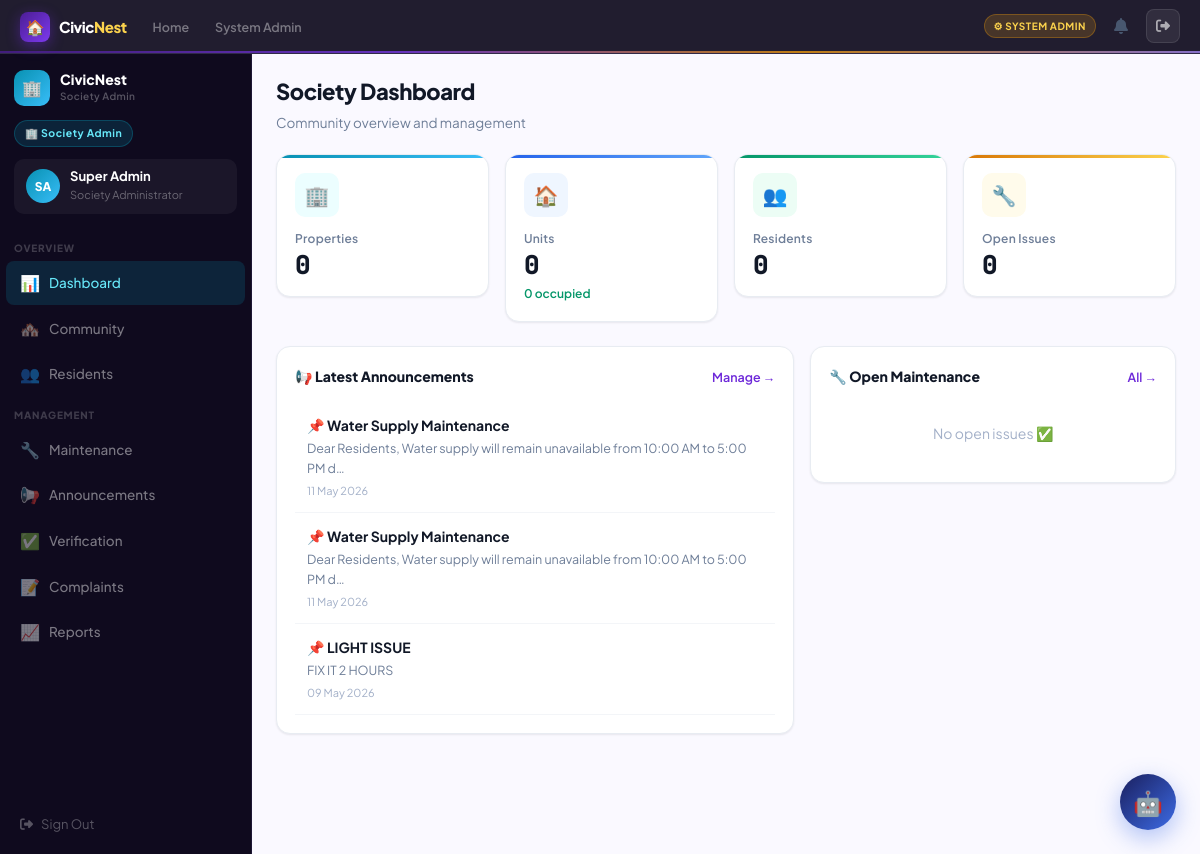
/society-admin/ (signed in), run on the app's committed database.
### accounts/models.py (models this page shows, shortened)
class User(AbstractUser):
    ROLE_CHOICES = [
        ('admin','Platform Admin'),
        ('owner','Property Owner'),
        ('tenant','Tenant'),
        ('society_admin','Society Admin'),
    ]
    role = models.CharField(max_length=20, choices=ROLE_CHOICES, default='tenant')
    phone = models.CharField(max_length=15, blank=True)
    avatar_initials = models.CharField(max_length=3, blank=True)
    profile_photo = models.ImageField(upload_to='avatars/', blank=True, null=True)

### core/models.py (models this page shows, shortened)
class Announcement(models.Model):
    AUDIENCE_CHOICES = [('all','All Users'),('tenants','Tenants Only'),('owners','Owners Only'),('property','Specific Property')]
    title = models.CharField(max_length=200)
    message = models.TextField()
    audience = models.CharField(max_length=20, choices=AUDIENCE_CHOICES, default='all')
    property = models.ForeignKey(Property, null=True, blank=True, on_delete=models.SET_NULL)
    created_by = models.ForeignKey(User, on_delete=models.CASCADE, related_name='announcements')
    is_pinned = models.BooleanField(default=False)
    created_at = models.DateTimeField(auto_now_add=True)

### core/views.py (the view)
# urls.py: path('society-admin/', views.sa_dash, name='sa_dash'),
@role_required("society_admin")
def sa_dash(request):
    props = Property.objects.filter(society_admin=request.user)
    units = Unit.objects.filter(property__in=props)
    leases = Lease.objects.filter(unit__property__in=props, status="active")
    maint = MaintenanceRequest.objects.filter(unit__property__in=props)
    open_maint = maint.filter(status__in=["open","assigned","in_progress"])
    announcements = Announcement.objects.filter(Q(audience="all")|Q(property__in=props)).order_by("-created_at")[:5]
    recent_complaints = Complaint.objects.filter(unit__property__in=props).order_by("-created_at")[:5]
    open_complaints = Complaint.objects.filter(unit__property__in=props, status__in=["open","under_review"]).count()
    return render(request, "society_admin/dashboard.html", {
        "props": props, "total_units": units.count(), "occupied": units.filter(is_occupied=True).count(),
        "active_tenants": leases.count(), "open_maint": open_maint.count(),
        "announcements": announcements, "open_maint_list": open_maint[:5],
        "recent_complaints": recent_complaints, "open_complaints": open_complaints,
    })

### core/views.py (called while the page is built)
def role_required(*roles):
    def decorator(view):
        @functools.wraps(view)
        def wrapper(request, *args, **kwargs):
            if not request.user.is_authenticated:
                return redirect("/accounts/login/")
            if request.user.is_staff or request.user.is_superuser:
                return view(request, *args, **kwargs)
            if request.user.role not in roles:
                messages.error(request, "Access denied.")
                return redirect("/")
            return view(request, *args, **kwargs)
        return wrapper
    return decorator

### templates/society_admin/dashboard.html (shortened to what this page needs)
{% extends "base.html" %}
{% block content %}
<div class="shell">
  {% with active="dash" %}{% include "partials/sidebar_sa.html" %}{% endwith %}
  <div class="main"><div class="panel fade-up">
    <div class="pg-intro"><h2>Society Dashboard</h2><p>Community overview and management</p></div>
    <div class="row g-3 row-cols-2 row-cols-xl-4 mb-4">
      <div class="col"><div class="sc c-cyan"><div class="sc-icon" style="background:var(--cyan-l);font-size:20px;">🏢</div><div class="sc-lbl">Properties</div><div class="sc-val">{{ props|length }}</div></div></div>
      <div class="col"><div class="sc c-blue"><div class="sc-icon" style="background:var(--blue-l);font-size:20px;">🏠</div><div class="sc-lbl">Units</div><div class="sc-val">{{ total_units }}</div><div class="sc-trend t-up">{{ occupied }} occupied</div></div></div>
      <div class="col"><div class="sc c-green"><div class="sc-icon" style="background:var(--green-l);font-size:20px;">👥</div><div class="sc-lbl">Residents</div><div class="sc-val">{{ active_tenants }}</div></div></div>
      <div class="col"><div class="sc c-amber"><div class="sc-icon" style="background:var(--a50);font-size:20px;">🔧</div><div class="sc-lbl">Open Issues</div><div class="sc-val">{{ open_maint }}</div></div></div>
    </div>
    <div class="row g-3">
      <div class="col-lg-7"><div class="card"><div class="cd-hd"><span class="cd-title">📢 Latest Announcements</span><a href="/society-admin/announcements/" class="cd-action">Manage →</a></div>
        {% for a in announcements %}<div style="padding:12px;border-bottom:1px solid var(--g50);"><div style="font-weight:700;color:var(--g900);">{% if a.is_pinned %}📌 {% endif %}{{ a.title }}</div><div style="font-size:12.5px;color:var(--g400);margin-top:2px;">{{ a.message|truncatechars:80 }}</div><div style="font-size:11px;color:var(--g300);margin-top:4px;">{{ a.created_at|date:"d M Y" }}</div></div>
        {% empty %}<div style="text-align:center;padding:20px;color:var(--g300);">No announcements yet</div>{% endfor %}
      </div></div>
      <div class="col-lg-5"><div class="card"><div class="cd-hd"><span class="cd-title">🔧 Open Maintenance</span><a href="/society-admin/maintenance/" class="cd-action">All →</a></div>
        {% for r in open_maint_list %}<div class="act-item d-flex gap-2"><div class="act-dot" style="background:{% if r.priority == 'urgent' %}var(--red){% else %}var(--a500){% endif %};"></div><div><div class="act-txt">{{ r.title }}</div><div class="act-time">{{ r.tenant.get_full_name|default:r.tenant.username }} · {{ r.unit.unit_number }}</div></div></div>
        {% empty %}<div style="text-align:center;padding:20px;color:var(--g300);">No open issues ✅</div>{% endfor %}
      </div></div>
    </div>
  </div></div>
</div>
{% endblock %}

### templates/partials/sidebar_sa.html
<aside class="sidebar" id="tp-sidebar">
  <div class="sb-head">
    <div class="sb-logo"><div class="sb-logo-mark sa">🏢</div><div><div class="sb-logo-text">CivicNest</div><div class="sb-logo-sub">Society Admin</div></div></div>
    <div class="sb-zone-pill zp-sa">🏢 Society Admin</div>
    <div class="sb-user"><div class="sb-av av-sa">{{ user.avatar_initials }}</div><div><div class="sb-uname">{{ user.get_full_name|default:user.username }}</div><div class="sb-urole">Society Administrator</div></div></div>
  </div>
  <div class="sb-sec">Overview</div>
  <a class="ni {% if active == 'dash' %}active-sa{% endif %}" href="/society-admin/"><span class="ni-icon">📊</span>Dashboard</a>
  <a class="ni {% if active == 'community' %}active-sa{% endif %}" href="/society-admin/community/"><span class="ni-icon">🏘️</span>Community</a>
  <a class="ni {% if active == 'users' %}active-sa{% endif %}" href="/society-admin/users/"><span class="ni-icon">👥</span>Residents</a>
  <div class="sb-sec">Management</div>
  <a class="ni {% if active == 'maint' %}active-sa{% endif %}" href="/society-admin/maintenance/"><span class="ni-icon">🔧</span>Maintenance</a>
  <a class="ni {% if active == 'announce' %}active-sa{% endif %}" href="/society-admin/announcements/"><span class="ni-icon">📢</span>Announcements</a>
  <a class="ni {% if active == 'verify' %}active-sa{% endif %}" href="/society-admin/verify/"><span class="ni-icon">✅</span>Verification</a>
  <a class="ni {% if active == 'complaints' %}active-sa{% endif %}" href="/society-admin/complaints/"><span class="ni-icon">📝</span>Complaints</a>
  <a class="ni {% if active == 'reports' %}active-sa{% endif %}" href="/society-admin/reports/"><span class="ni-icon">📈</span>Reports</a>
  <div class="sb-foot"><a href="/accounts/logout/" class="sb-logout"><i class="fa fa-right-from-bracket"></i> Sign Out</a></div>
</aside>

### data on the page
User: avatar_initials "SA", get_full_name "Super Admin"
Announcement: title "Water Supply Maintenance", message "Dear Residents, Water supply will remain unavailable from 10:00 AM to 5:00 PM d…", created_at "11 May 2026"
Announcement: title "Water Supply Maintenance", message "Dear Residents, Water supply will remain unavailable from 10:00 AM to 5:00 PM d…", created_at "11 May 2026"
Announcement: title "LIGHT ISSUE", message "FIX IT 2 HOURS", created_at "09 May 2026"

### other printed values
{{ props|length }} "0"
{{ total_units }} "0"
{{ occupied }} "0"
{{ active_tenants }} "0"
{{ open_maint }} "0"
